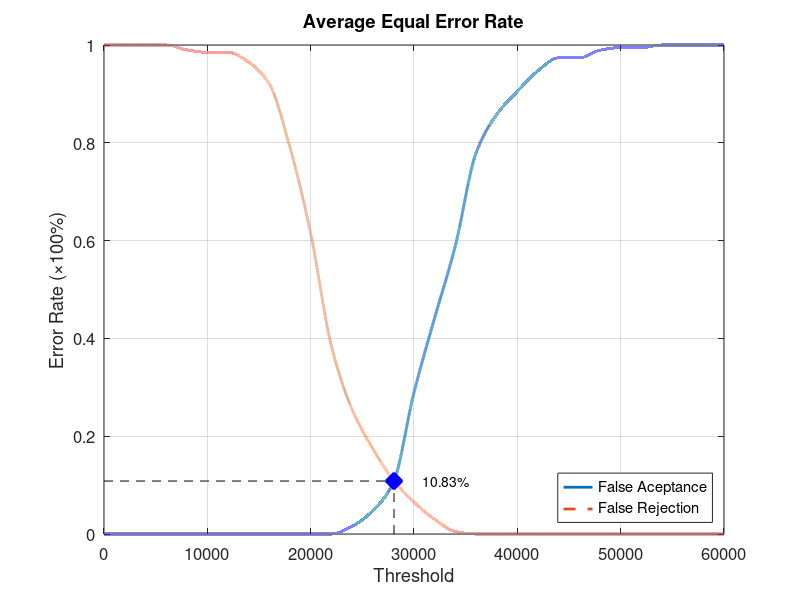
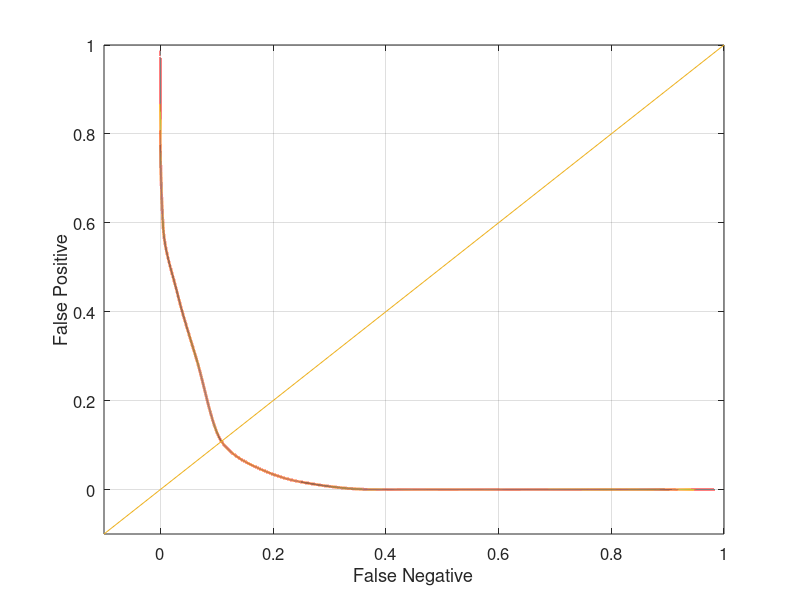

Source code (MATLAB) for these figures, in order:
function yEER = Database3_4
close all;
clear;
clc;
x = 0:2000:60000;
xq = 0:0.5:60000;

y0 = [0 0 0 0 0 0 0 0 0 0 0 0 0.0157895 0.0473684 0.105263 0.289474 0.442105 0.589474 0.778947 0.857895 0.905263 0.947368 0.973684 0.973684 0.989474 0.994737 0.994737 1 1 1 1];
yy0 = interp1(x, y0, xq, 'pchip');
y1 = [1 1 1 1 0.99 0.985 0.985 0.965 0.92 0.79 0.615 0.385 0.255 0.175 0.11 0.065 0.03 0.005 0 0 0 0 0 0 0 0 0 0 0 0 0];
yy1 = interp1(x, y1, xq, 'pchip');

% Calculating EER: 
y2 = abs(y0 - y1);
find(y2 == min(y2))
yy2 = abs(yy0 - yy1);
xEER = find(yy2 == min(yy2));
xEERIndex = xq(xEER) % X-axis EER
yEER = yy0(xEER) % Y-axis EER

main = figure
plot(xq, yy0,'-','LineWidth', 2);	hold on
plot(xq, yy1,'--','LineWidth', 2);	hold on
plot([xEERIndex xEERIndex], [0 yEER], 'k--');	hold on
plot([0 xEERIndex], [yEER yEER], 'k--');	hold on
plot(xEERIndex, yEER, 'bx', 'LineWidth', 10);	hold on
text(xEERIndex + 10 * xEERIndex / 100, yEER, [num2str(round((10000 * yEER)) / 100) '%'])
legend('False Aceptance', 'False Rejection', 'Location', 'SouthEast')
xlabel('Threshold')
ylabel('Error Rate (\times100%)')
title('Average Equal Error Rate')
set(gca, 'FontSize', 12)
axis([0 60000 0 1])
grid on

print(main, 'Database3_4Main', '-dpng');
FNRxFPR = figure('Color', [1 1 1]);
plot(yy1, yy0, '-', yy1, yy0, 'LineWidth', 2);
hold on
y = -0.1:0.1:1
plot(y, y); 
set(gca, 'FontSize', 12)
xlabel('False Negative')
ylabel('False Positive')
axis([-0.1 1 -0.1 1])
set(gca, 'FontSize', 12)
grid on

print(FNRxFPR, 'Database3_4FNRxFPR','-dpng');
end
